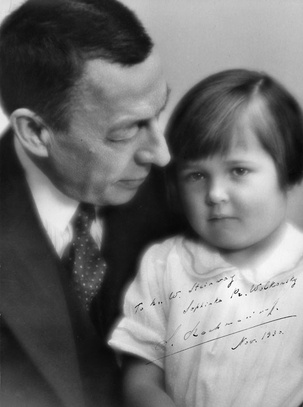
%> input picture image_inversion/Rachmaninoff.jpg, 303 x 407 px, shrunk from 540 x 725 before the run
$ octave invert.m   (GNU Octave 9; MATLAB toolbox functions it lacks are replaced by stand-ins)
%> lines starting %> are read from the running program, lines starting %| are printed output that depends on the picture
%black and white invert
img = imread('Rachmaninoff.jpg');
%> img is the input picture: size 407x303x3 uint8; min 8, max 255, mean 114
img = rgb2gray(img);
%> img: size 407x303 uint8
[rows, cols] = size(img);
%> rows = 407; cols = 303

for row = 1:rows
    for col = 1:cols
        img(row,col) = 255 - img(row,col);
    end
end
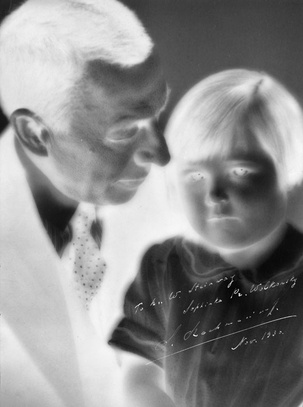
%> img: size 407x303 uint8; min 0, max 247, mean 141

imwrite(img, 'Rachmaninoff_bw_inverted.jpg');

%color invert
img = imread('BerkeleyTower.png');
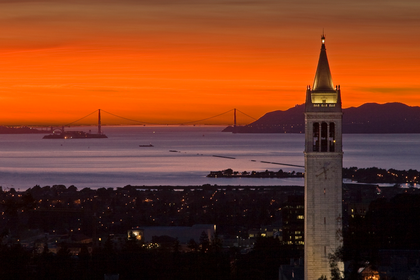
%> input picture image_inversion/BerkeleyTower.png, 420 x 280 px, shrunk from 748 x 499 before the run
%> img is the input picture: size 280x420x3 uint8; mean R, G, B 118, 58.2, 32.9
[rows, cols, colours] = size(img);
%> rows = 280; cols = 420; colours = 3

for row = 1:rows
    for col = 1:cols
        for colour = 1:colours
            img(row,col,colour) = 255 - img(row,col,colour);
        end
    end
end
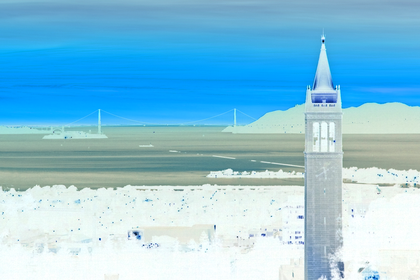
%> img: size 280x420x3 uint8; mean R, G, B 137, 196.8, 222.1

imwrite(img, 'BerkeleyTower_inverted.png');
